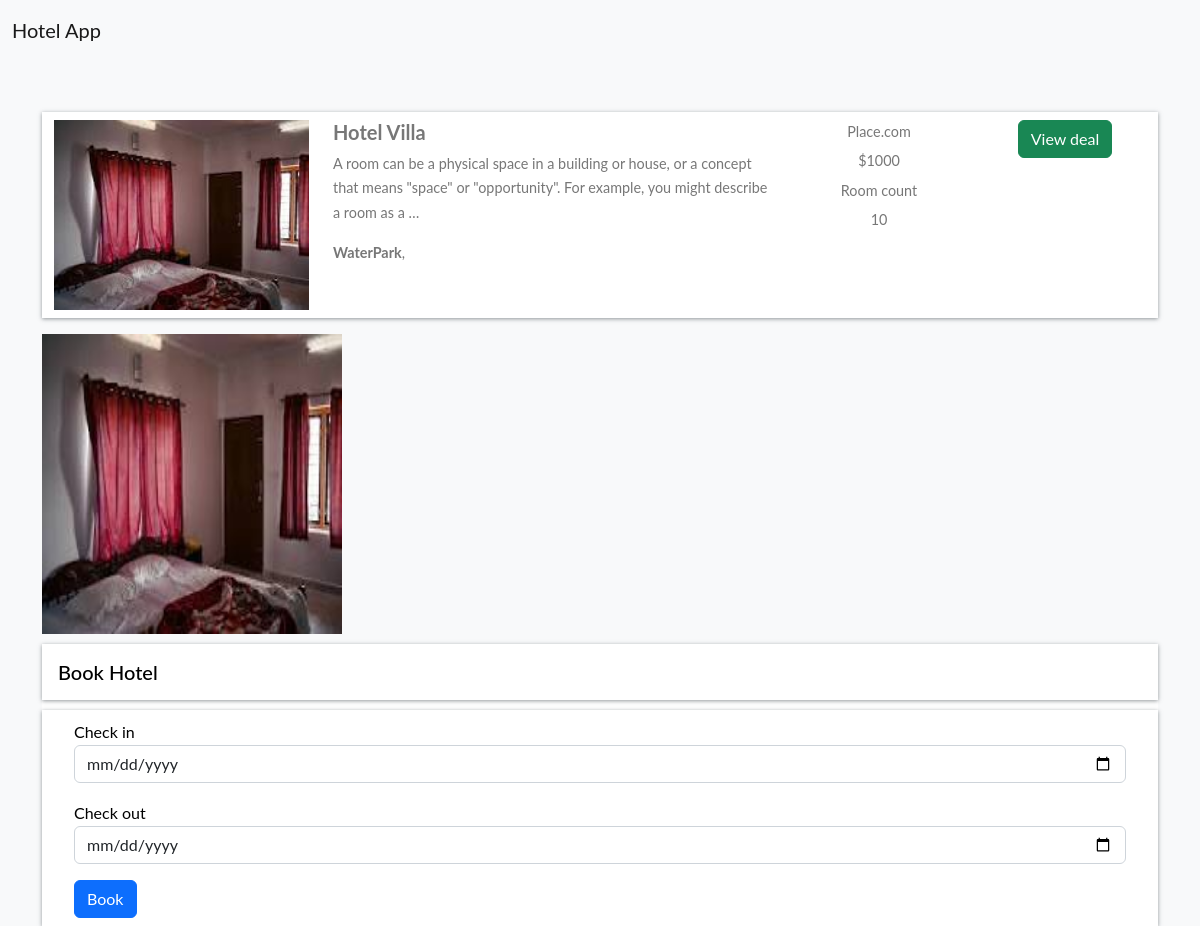
/hotel-detail/9c65924c9f694707ac529c7102d9d631/ (signed in), run on the app's committed database.
### Home/models.py (models this page shows, shortened)
class BaseModel(models.Model):
    uid=models.UUIDField(default=uuid.uuid4,editable=False,primary_key=True)
    created_at=models.DateField(auto_now_add=True)
    updated_at=models.DateField(auto_now_add=True)
    class Meta:
        abstract=True

class Hotel(BaseModel):
    hotel_name=models.CharField(max_length=100)
    hotel_price=models.IntegerField()
    description=models.TextField()
    amenities=models.ManyToManyField(Amenities)
    room_count=models.IntegerField(default=10)

class HotelImages(BaseModel):
    hotel= models.ForeignKey(Hotel ,related_name="images", on_delete=models.CASCADE)
    images = models.ImageField(upload_to="hotels")

class Amenities(BaseModel):
    amenities=models.CharField(max_length=100)

### Home/views.py (the view, shortened to what this page needs)
# urls.py: path('hotel-detail/<uid>/' , hotel_detail , name="hotel_detail"),
@login_required(login_url='login')
def hotel_detail(request,uid):
      hotel_obj = Hotel.objects.get(uid = uid)
      return render(request , 'hotel_details.html',{'hotels_obj':hotel_obj} )

### Home/Templates/hotel_details.html (shortened to what this page needs)
{% extends "base.html" %}
{%  block start %}
<div class="container mt-5 pt-5">
    <div class="row search-card-result">
        <div class="col-md-3">
        <a href="/hotel-detail/{{hotels_obj.uid}}">
            <img class="img-fluid" src="/media/{{hotels_obj.images.first.images}}" alt="Card image cap">
        </a></div>
        <div class="col-md-5">
            <h5>{{hotels_obj.hotel_name}}</h5>
            <p>
                {{hotels_obj.description|truncatechars:150}}
            </p>
            <p>
                {%for amenitie in hotels_obj.amenities.all %}
                <b>{{amenitie.amenities}}</b>,
                {% endfor %}
            </p>
        </div>
        <div class="col-md-2 border-left text-center more-offers">
            <p>Place.com</p>
            <p>${{hotels_obj.hotel_price}}</p>
            <p>Room count</p>
            <p>{{hotels_obj.room_count}}</p>
        </div>
        <div class="col-md-2 border-left text-center more-offers">
            <div class="btn btn-success">View deal </div>
        </div>
    </div>
    <div class="row">
        {% for image in hotels_obj.images.all %}
        <div class="col-md-3">
            <img src="/media/{{image.images}}" style="height: 300px ; width:300px">
        </div>
        {% endfor %}
    </div>
    {% if request.user.is_authenticated %}
    <div class="filter-card">
        <h5>Book Hotel</h5>
        <form method="post">
            <div class="row form-group">
                <div class="col-md-12">
                    <label for="mintopay">Check in</label>
                    <p>
                        <input type="date" name="checkin" id="checkin" class="form-control">
                    </p>
                </div>
                <div class="col-md-12">
                    <label for="maxtopay">Check out</label>
                    <p>
                        <input type="date" name="checkout" id="checkout" class="form-control">
                    </p>
                </div>
            </div>
            <div class="row form-group">
                <div class="col-md-12">
                    <input type="submit" class="btn btn-primary btn-block" value="Book">
                </div>
            </div>
        </form>
    </div>
    {% else %}
    <a href="/login/" class="btn btn-primary mt-5 ">Login</a>
    {% endif %}
</div>
{% endblock %}

### Home/Templates/base.html (style rules this page uses)
body { font-family: "Lato", Arial, sans-serif; font-weight: 400; font-size: 16px; line-height: 1.7; background: #fff; color: #777; }
.search-card-result { box-shadow: 0px 1px 4px rgba(41, 51, 57, 0.5); margin: 1rem 0; padding: 0.5rem 0; background-color: #fff; }
.search-card-result img { height: 190px; }
.search-card-result h5 { font-style: 1.1rem; font-weight: 700; }
.search-card-result p { font-size: 0.9rem; }
.search-card-result .more-offers p { margin-bottom: 0.3rem; }
.filter-card { padding: 0; background: #fff; color: black; }
.filter-card h5 { margin: 10px 0; padding: 1rem; box-shadow: 0px 1px 4px rgba(41, 51, 57, 0.5); color: #000; }
.filter-card form { box-shadow: 0px 1px 4px rgba(41, 51, 57, 0.5); padding: 0.5rem 2rem; }

### data on the page
Hotel: images.first.images (picture), hotel_name "Hotel Villa", description "A room can be a physical space in a building or house, or a concept that means \"space\" or \"opportunity\". For example, you might describe a room as a …", hotel_price "1000", room_count "10"
Amenities: amenities "WaterPark"
HotelImages: images (picture)
